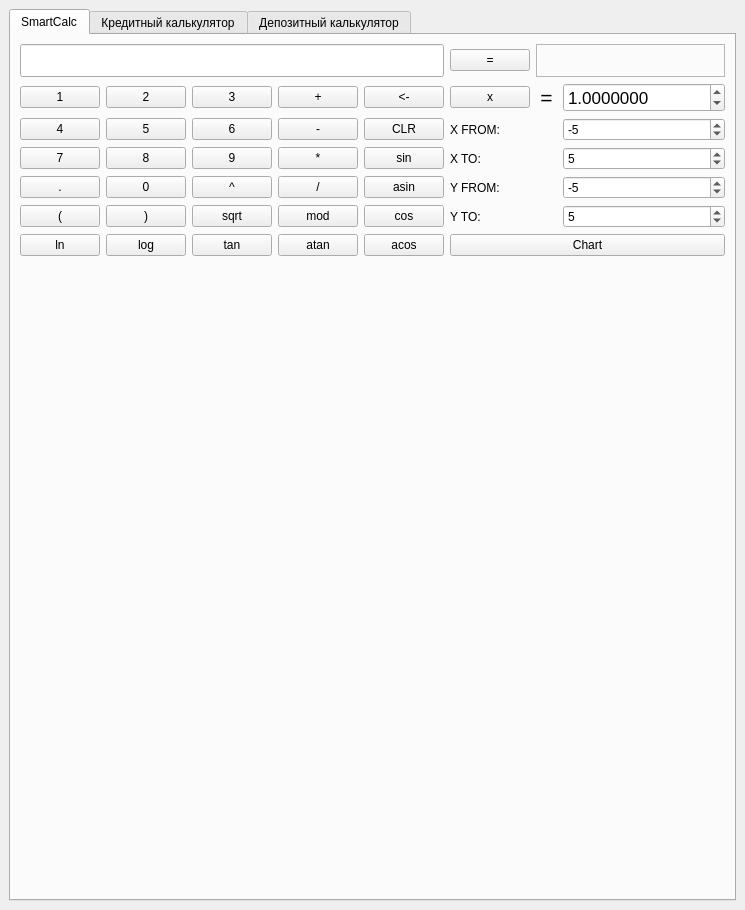
<?xml version="1.0" encoding="UTF-8"?>
<ui version="4.0">
 <class>View</class>
 <widget class="QMainWindow" name="View">
  <property name="geometry">
   <rect>
    <x>0</x>
    <y>0</y>
    <width>745</width>
    <height>910</height>
   </rect>
  </property>
  <property name="windowTitle">
   <string>SmartCalc 2.0</string>
  </property>
  <widget class="QWidget" name="centralwidget">
   <layout class="QGridLayout" name="gridLayout">
    <item row="0" column="0">
     <widget class="QTabWidget" name="tabWidget">
      <property name="currentIndex">
       <number>0</number>
      </property>
      <widget class="QWidget" name="tab_5">
       <attribute name="title">
        <string>SmartCalc</string>
       </attribute>
       <layout class="QGridLayout" name="gridLayout_2">
        <item row="0" column="0" colspan="5">
         <widget class="QLineEdit" name="lineEdit">
          <property name="font">
           <font>
            <pointsize>16</pointsize>
           </font>
          </property>
         </widget>
        </item>
        <item row="0" column="5">
         <widget class="QPushButton" name="btn_eq">
          <property name="text">
           <string>=</string>
          </property>
         </widget>
        </item>
        <item row="0" column="6" colspan="2">
         <widget class="QLabel" name="label">
          <property name="font">
           <font>
            <pointsize>16</pointsize>
           </font>
          </property>
          <property name="layoutDirection">
           <enum>Qt::LeftToRight</enum>
          </property>
          <property name="frameShape">
           <enum>QFrame::StyledPanel</enum>
          </property>
          <property name="text">
           <string/>
          </property>
          <property name="alignment">
           <set>Qt::AlignRight|Qt::AlignTrailing|Qt::AlignVCenter</set>
          </property>
         </widget>
        </item>
        <item row="1" column="0">
         <widget class="QPushButton" name="btn_1">
          <property name="text">
           <string>1</string>
          </property>
         </widget>
        </item>
        <item row="1" column="1">
         <widget class="QPushButton" name="btn_2">
          <property name="text">
           <string>2</string>
          </property>
         </widget>
        </item>
        <item row="1" column="2">
         <widget class="QPushButton" name="btn_3">
          <property name="text">
           <string>3</string>
          </property>
         </widget>
        </item>
        <item row="1" column="3">
         <widget class="QPushButton" name="btn_sum">
          <property name="text">
           <string>+</string>
          </property>
         </widget>
        </item>
        <item row="1" column="4">
         <widget class="QPushButton" name="btn_back">
          <property name="text">
           <string>&lt;-</string>
          </property>
         </widget>
        </item>
        <item row="1" column="5">
         <widget class="QPushButton" name="btn_x">
          <property name="text">
           <string>x</string>
          </property>
         </widget>
        </item>
        <item row="1" column="6">
         <widget class="QLabel" name="label_3">
          <property name="font">
           <font>
            <pointsize>16</pointsize>
           </font>
          </property>
          <property name="text">
           <string>=</string>
          </property>
          <property name="alignment">
           <set>Qt::AlignCenter</set>
          </property>
         </widget>
        </item>
        <item row="1" column="7">
         <widget class="QDoubleSpinBox" name="doubleSpinBox">
          <property name="font">
           <font>
            <pointsize>13</pointsize>
           </font>
          </property>
          <property name="decimals">
           <number>7</number>
          </property>
          <property name="minimum">
           <double>-1000000.000000000000000</double>
          </property>
          <property name="maximum">
           <double>1000000.000000000000000</double>
          </property>
          <property name="value">
           <double>1.000000000000000</double>
          </property>
         </widget>
        </item>
        <item row="2" column="0">
         <widget class="QPushButton" name="btn_4">
          <property name="text">
           <string>4</string>
          </property>
         </widget>
        </item>
        <item row="2" column="1">
         <widget class="QPushButton" name="btn_5">
          <property name="text">
           <string>5</string>
          </property>
         </widget>
        </item>
        <item row="2" column="2">
         <widget class="QPushButton" name="btn_6">
          <property name="text">
           <string>6</string>
          </property>
         </widget>
        </item>
        <item row="2" column="3">
         <widget class="QPushButton" name="btn_sub">
          <property name="text">
           <string>-</string>
          </property>
         </widget>
        </item>
        <item row="2" column="4">
         <widget class="QPushButton" name="btn_clr">
          <property name="text">
           <string>CLR</string>
          </property>
         </widget>
        </item>
        <item row="2" column="5" colspan="2">
         <widget class="QLabel" name="label_4">
          <property name="text">
           <string>X FROM:</string>
          </property>
         </widget>
        </item>
        <item row="2" column="7">
         <widget class="QSpinBox" name="spinBox">
          <property name="minimum">
           <number>-1000000</number>
          </property>
          <property name="maximum">
           <number>1000000</number>
          </property>
          <property name="value">
           <number>-5</number>
          </property>
         </widget>
        </item>
        <item row="3" column="0">
         <widget class="QPushButton" name="btn_7">
          <property name="text">
           <string>7</string>
          </property>
         </widget>
        </item>
        <item row="3" column="1">
         <widget class="QPushButton" name="btn_8">
          <property name="text">
           <string>8</string>
          </property>
         </widget>
        </item>
        <item row="3" column="2">
         <widget class="QPushButton" name="btn_9">
          <property name="text">
           <string>9</string>
          </property>
         </widget>
        </item>
        <item row="3" column="3">
         <widget class="QPushButton" name="btn_mul">
          <property name="text">
           <string>*</string>
          </property>
         </widget>
        </item>
        <item row="3" column="4">
         <widget class="QPushButton" name="btn_sin">
          <property name="text">
           <string>sin</string>
          </property>
         </widget>
        </item>
        <item row="3" column="5" colspan="2">
         <widget class="QLabel" name="label_5">
          <property name="text">
           <string>X TO:</string>
          </property>
         </widget>
        </item>
        <item row="3" column="7">
         <widget class="QSpinBox" name="spinBox_2">
          <property name="minimum">
           <number>-1000000</number>
          </property>
          <property name="maximum">
           <number>1000000</number>
          </property>
          <property name="value">
           <number>5</number>
          </property>
         </widget>
        </item>
        <item row="4" column="0">
         <widget class="QPushButton" name="btn_dot">
          <property name="text">
           <string>.</string>
          </property>
         </widget>
        </item>
        <item row="4" column="1">
         <widget class="QPushButton" name="btn_0">
          <property name="text">
           <string>0</string>
          </property>
         </widget>
        </item>
        <item row="4" column="2">
         <widget class="QPushButton" name="btn_pow">
          <property name="text">
           <string>^</string>
          </property>
         </widget>
        </item>
        <item row="4" column="3">
         <widget class="QPushButton" name="btn_div">
          <property name="text">
           <string>/</string>
          </property>
         </widget>
        </item>
        <item row="4" column="4">
         <widget class="QPushButton" name="btn_asin">
          <property name="text">
           <string>asin</string>
          </property>
         </widget>
        </item>
        <item row="4" column="5" colspan="2">
         <widget class="QLabel" name="label_7">
          <property name="text">
           <string>Y FROM:</string>
          </property>
         </widget>
        </item>
        <item row="4" column="7">
         <widget class="QSpinBox" name="spinBox_3">
          <property name="minimum">
           <number>-1000000</number>
          </property>
          <property name="maximum">
           <number>1000000</number>
          </property>
          <property name="value">
           <number>-5</number>
          </property>
         </widget>
        </item>
        <item row="5" column="0">
         <widget class="QPushButton" name="btn_bopen">
          <property name="text">
           <string>(</string>
          </property>
         </widget>
        </item>
        <item row="5" column="1">
         <widget class="QPushButton" name="btn_bclose">
          <property name="text">
           <string>)</string>
          </property>
         </widget>
        </item>
        <item row="5" column="2">
         <widget class="QPushButton" name="btn_sqrt">
          <property name="text">
           <string>sqrt</string>
          </property>
         </widget>
        </item>
        <item row="5" column="3">
         <widget class="QPushButton" name="btn_mod">
          <property name="text">
           <string>mod</string>
          </property>
         </widget>
        </item>
        <item row="5" column="4">
         <widget class="QPushButton" name="btn_cos">
          <property name="text">
           <string>cos</string>
          </property>
         </widget>
        </item>
        <item row="5" column="5" colspan="2">
         <widget class="QLabel" name="label_6">
          <property name="text">
           <string>Y TO:</string>
          </property>
         </widget>
        </item>
        <item row="5" column="7">
         <widget class="QSpinBox" name="spinBox_4">
          <property name="minimum">
           <number>-1000000</number>
          </property>
          <property name="maximum">
           <number>1000000</number>
          </property>
          <property name="value">
           <number>5</number>
          </property>
         </widget>
        </item>
        <item row="6" column="0">
         <widget class="QPushButton" name="btn_ln">
          <property name="text">
           <string>ln</string>
          </property>
         </widget>
        </item>
        <item row="6" column="1">
         <widget class="QPushButton" name="btn_log">
          <property name="text">
           <string>log</string>
          </property>
         </widget>
        </item>
        <item row="6" column="2">
         <widget class="QPushButton" name="btn_tan">
          <property name="text">
           <string>tan</string>
          </property>
         </widget>
        </item>
        <item row="6" column="3">
         <widget class="QPushButton" name="btn_atan">
          <property name="text">
           <string>atan</string>
          </property>
         </widget>
        </item>
        <item row="6" column="4">
         <widget class="QPushButton" name="btn_acos">
          <property name="text">
           <string>acos</string>
          </property>
         </widget>
        </item>
        <item row="6" column="5" colspan="3">
         <widget class="QPushButton" name="btn_chart">
          <property name="text">
           <string>Chart</string>
          </property>
         </widget>
        </item>
        <item row="7" column="0" colspan="8">
         <widget class="QCustomPlot" name="widget" native="true"/>
        </item>
       </layout>
      </widget>
      <widget class="QWidget" name="tab_6">
       <attribute name="title">
        <string>Кредитный калькулятор</string>
       </attribute>
       <layout class="QGridLayout" name="gridLayout_3">
        <item row="0" column="0">
         <widget class="QLabel" name="label_2">
          <property name="text">
           <string>Сумма</string>
          </property>
         </widget>
        </item>
        <item row="0" column="1">
         <widget class="QLineEdit" name="lineEdit_2">
          <property name="text">
           <string>1000000</string>
          </property>
         </widget>
        </item>
        <item row="0" column="2">
         <widget class="QComboBox" name="comboBox_4">
          <item>
           <property name="text">
            <string>₽</string>
           </property>
          </item>
          <item>
           <property name="text">
            <string>$</string>
           </property>
          </item>
          <item>
           <property name="text">
            <string>€</string>
           </property>
          </item>
         </widget>
        </item>
        <item row="1" column="0">
         <widget class="QLabel" name="label_8">
          <property name="text">
           <string>Срок </string>
          </property>
         </widget>
        </item>
        <item row="1" column="1">
         <widget class="QSpinBox" name="spinBox_5">
          <property name="minimum">
           <number>1</number>
          </property>
          <property name="maximum">
           <number>600</number>
          </property>
          <property name="value">
           <number>12</number>
          </property>
         </widget>
        </item>
        <item row="1" column="2">
         <widget class="QComboBox" name="comboBox_3">
          <item>
           <property name="text">
            <string>месяцев</string>
           </property>
          </item>
          <item>
           <property name="text">
            <string>лет</string>
           </property>
          </item>
         </widget>
        </item>
        <item row="2" column="0">
         <widget class="QLabel" name="label_9">
          <property name="text">
           <string>Процентная ставка</string>
          </property>
         </widget>
        </item>
        <item row="3" column="0">
         <widget class="QLabel" name="label_10">
          <property name="text">
           <string>Тип</string>
          </property>
         </widget>
        </item>
        <item row="5" column="0" colspan="3">
         <widget class="QTableWidget" name="table_credit">
          <attribute name="verticalHeaderVisible">
           <bool>true</bool>
          </attribute>
          <column>
           <property name="text">
            <string>Месяц</string>
           </property>
          </column>
          <column>
           <property name="text">
            <string>Платеж</string>
           </property>
          </column>
          <column>
           <property name="text">
            <string>Проценты</string>
           </property>
          </column>
          <column>
           <property name="text">
            <string>Погашено</string>
           </property>
          </column>
          <column>
           <property name="text">
            <string>Остаток</string>
           </property>
          </column>
         </widget>
        </item>
        <item row="4" column="1" colspan="2">
         <widget class="QPushButton" name="btn_cred_calc">
          <property name="text">
           <string>Рассчитать</string>
          </property>
         </widget>
        </item>
        <item row="3" column="1" colspan="2">
         <widget class="QComboBox" name="comboBox">
          <property name="currentIndex">
           <number>0</number>
          </property>
          <item>
           <property name="text">
            <string>аннуитетный</string>
           </property>
          </item>
          <item>
           <property name="text">
            <string>дифференцированный</string>
           </property>
          </item>
         </widget>
        </item>
        <item row="2" column="1" colspan="2">
         <widget class="QDoubleSpinBox" name="doubleSpinBox_2">
          <property name="value">
           <double>10.000000000000000</double>
          </property>
         </widget>
        </item>
       </layout>
      </widget>
      <widget class="QWidget" name="tab_7">
       <attribute name="title">
        <string>Депозитный калькулятор</string>
       </attribute>
       <layout class="QGridLayout" name="gridLayout_5">
        <item row="0" column="0">
         <widget class="QLabel" name="label_11">
          <property name="text">
           <string>Сумма</string>
          </property>
         </widget>
        </item>
        <item row="0" column="1">
         <widget class="QLineEdit" name="lineEdit_3">
          <property name="text">
           <string>1000000</string>
          </property>
         </widget>
        </item>
        <item row="0" column="2">
         <widget class="QComboBox" name="comboBox_6">
          <item>
           <property name="text">
            <string>₽</string>
           </property>
          </item>
          <item>
           <property name="text">
            <string>$</string>
           </property>
          </item>
          <item>
           <property name="text">
            <string>€</string>
           </property>
          </item>
         </widget>
        </item>
        <item row="1" column="0">
         <widget class="QLabel" name="label_12">
          <property name="text">
           <string>Срок </string>
          </property>
         </widget>
        </item>
        <item row="1" column="1">
         <widget class="QSpinBox" name="spinBox_6">
          <property name="minimum">
           <number>1</number>
          </property>
          <property name="maximum">
           <number>600</number>
          </property>
          <property name="value">
           <number>12</number>
          </property>
         </widget>
        </item>
        <item row="1" column="2">
         <widget class="QComboBox" name="comboBox_5">
          <item>
           <property name="text">
            <string>месяцев</string>
           </property>
          </item>
          <item>
           <property name="text">
            <string>лет</string>
           </property>
          </item>
         </widget>
        </item>
        <item row="2" column="0">
         <widget class="QLabel" name="label_13">
          <property name="text">
           <string>Процентная ставка</string>
          </property>
         </widget>
        </item>
        <item row="3" column="0">
         <widget class="QLabel" name="label_15">
          <property name="text">
           <string>Налоговая ставка</string>
          </property>
         </widget>
        </item>
        <item row="4" column="0">
         <widget class="QLabel" name="label_16">
          <property name="text">
           <string>Капитализация процентов</string>
          </property>
         </widget>
        </item>
        <item row="5" column="0">
         <widget class="QLabel" name="label_14">
          <property name="text">
           <string>Периодичность выплат</string>
          </property>
         </widget>
        </item>
        <item row="7" column="0" colspan="3">
         <widget class="QGroupBox" name="groupBox">
          <property name="title">
           <string>Пополнения</string>
          </property>
          <layout class="QGridLayout" name="gridLayout_4">
           <item row="0" column="0" colspan="2">
            <widget class="QTableWidget" name="table_cap">
             <attribute name="verticalHeaderVisible">
              <bool>true</bool>
             </attribute>
             <column>
              <property name="text">
               <string>Тип</string>
              </property>
             </column>
             <column>
              <property name="text">
               <string>Период</string>
              </property>
             </column>
             <column>
              <property name="text">
               <string>Дата</string>
              </property>
             </column>
             <column>
              <property name="text">
               <string>Сумма</string>
              </property>
             </column>
             <column>
              <property name="text">
               <string>Удалить</string>
              </property>
             </column>
            </widget>
           </item>
           <item row="1" column="0">
            <widget class="QLabel" name="label_23">
             <property name="text">
              <string>Тип</string>
             </property>
            </widget>
           </item>
           <item row="1" column="1">
            <widget class="QComboBox" name="comboBox_9">
             <property name="currentIndex">
              <number>0</number>
             </property>
             <item>
              <property name="text">
               <string>Пополнение</string>
              </property>
             </item>
             <item>
              <property name="text">
               <string>Снятие</string>
              </property>
             </item>
            </widget>
           </item>
           <item row="2" column="0">
            <widget class="QLabel" name="label_18">
             <property name="text">
              <string>Периодичность</string>
             </property>
            </widget>
           </item>
           <item row="2" column="1">
            <widget class="QComboBox" name="comboBox_8">
             <property name="currentIndex">
              <number>0</number>
             </property>
             <item>
              <property name="text">
               <string>Разовое</string>
              </property>
             </item>
             <item>
              <property name="text">
               <string>Раз в месяц</string>
              </property>
             </item>
             <item>
              <property name="text">
               <string>Раз в 2 месяца</string>
              </property>
             </item>
             <item>
              <property name="text">
               <string>Раз в квартал</string>
              </property>
             </item>
             <item>
              <property name="text">
               <string>Раз в полгода</string>
              </property>
             </item>
             <item>
              <property name="text">
               <string>Раз в год</string>
              </property>
             </item>
            </widget>
           </item>
           <item row="3" column="0">
            <widget class="QLabel" name="label_20">
             <property name="text">
              <string>Дата</string>
             </property>
            </widget>
           </item>
           <item row="3" column="1">
            <widget class="QDateEdit" name="dateEdit">
             <property name="calendarPopup">
              <bool>false</bool>
             </property>
            </widget>
           </item>
           <item row="4" column="0">
            <widget class="QLabel" name="label_19">
             <property name="text">
              <string>Сумма</string>
             </property>
            </widget>
           </item>
           <item row="4" column="1">
            <widget class="QLineEdit" name="lineEdit_4">
             <property name="text">
              <string>10000</string>
             </property>
            </widget>
           </item>
           <item row="5" column="1">
            <widget class="QPushButton" name="btn_add_cap">
             <property name="text">
              <string>Добавить</string>
             </property>
            </widget>
           </item>
          </layout>
         </widget>
        </item>
        <item row="8" column="0" colspan="3">
         <widget class="QTableWidget" name="table_dep">
          <attribute name="verticalHeaderVisible">
           <bool>true</bool>
          </attribute>
          <column>
           <property name="text">
            <string>Дата</string>
           </property>
          </column>
          <column>
           <property name="text">
            <string>Начислено процентов</string>
           </property>
          </column>
          <column>
           <property name="text">
            <string>Вклад пополнен</string>
           </property>
          </column>
          <column>
           <property name="text">
            <string>Остаток на вкладе</string>
           </property>
          </column>
         </widget>
        </item>
        <item row="2" column="1" colspan="2">
         <widget class="QDoubleSpinBox" name="doubleSpinBox_3">
          <property name="value">
           <double>10.000000000000000</double>
          </property>
         </widget>
        </item>
        <item row="3" column="1" colspan="2">
         <widget class="QDoubleSpinBox" name="doubleSpinBox_4">
          <property name="value">
           <double>10.000000000000000</double>
          </property>
         </widget>
        </item>
        <item row="4" column="1" colspan="2">
         <widget class="QComboBox" name="comboBox_7">
          <property name="currentIndex">
           <number>0</number>
          </property>
          <item>
           <property name="text">
            <string>Да</string>
           </property>
          </item>
          <item>
           <property name="text">
            <string>Нет</string>
           </property>
          </item>
         </widget>
        </item>
        <item row="5" column="1" colspan="2">
         <widget class="QComboBox" name="comboBox_2">
          <property name="currentIndex">
           <number>2</number>
          </property>
          <item>
           <property name="text">
            <string>Каждый день</string>
           </property>
          </item>
          <item>
           <property name="text">
            <string>Каждую неделю</string>
           </property>
          </item>
          <item>
           <property name="text">
            <string>Раз в месяц</string>
           </property>
          </item>
          <item>
           <property name="text">
            <string>Раз в квартал</string>
           </property>
          </item>
          <item>
           <property name="text">
            <string>Раз в полгода</string>
           </property>
          </item>
          <item>
           <property name="text">
            <string>Раз в год</string>
           </property>
          </item>
          <item>
           <property name="text">
            <string>В конце срока</string>
           </property>
          </item>
         </widget>
        </item>
        <item row="6" column="1" colspan="2">
         <widget class="QPushButton" name="btn_dep_calc">
          <property name="text">
           <string>Рассчитать</string>
          </property>
         </widget>
        </item>
       </layout>
      </widget>
     </widget>
    </item>
   </layout>
  </widget>
 </widget>
 <customwidgets>
  <customwidget>
   <class>QCustomPlot</class>
   <extends>QWidget</extends>
   <header location="global">../qcustomplot/qcustomplot.h</header>
   <container>1</container>
  </customwidget>
 </customwidgets>
 <resources/>
 <connections/>
</ui>
